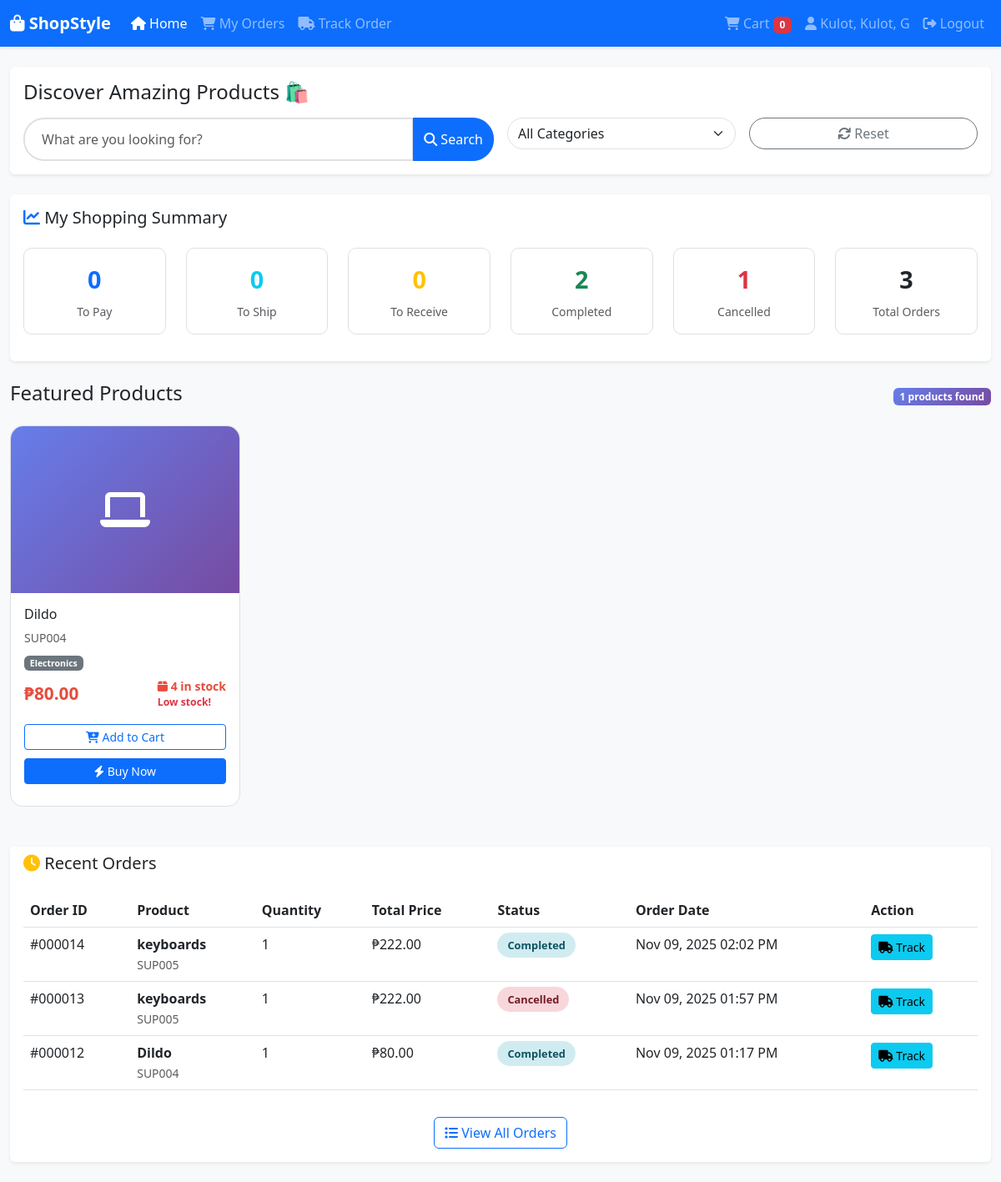
Screenshot of /user_dashboard.php (signed in) with the database file from the repository.
### tables this page shows
CREATE TABLE `items` (
  `id` int(11) NOT NULL,
  `item_code` varchar(50) NOT NULL,
  `item_name` varchar(200) NOT NULL,
  `category` varchar(100) DEFAULT NULL,
  `quantity` int(11) DEFAULT 0,
  `status` enum('in_stock','in_transit','out_for_delivery','delivered') DEFAULT 'in_stock',
  `current_location` varchar(200) DEFAULT NULL,
  `destination` varchar(200) DEFAULT NULL,
  `user_id` int(11) DEFAULT NULL,
  `estimated_delivery` datetime DEFAULT NULL,
  `created_at` timestamp NOT NULL DEFAULT current_timestamp(),
  `price` decimal(10,2) DEFAULT 0.00,
  `is_available` tinyint(1) DEFAULT 1,
  `deleted_at` datetime DEFAULT NULL
);

CREATE TABLE `orders` (
  `id` int(11) NOT NULL,
  `user_id` int(11) NOT NULL,
  `item_id` int(11) NOT NULL,
  `quantity` int(11) NOT NULL,
  `total_amount` decimal(10,2) NOT NULL,
  `status` enum('to_pay','to_ship','to_receive','completed','cancelled') DEFAULT 'to_pay',
  `shipping_address` text DEFAULT NULL,
  `payment_method` varchar(50) DEFAULT NULL,
  `created_at` timestamp NOT NULL DEFAULT current_timestamp(),
  `updated_at` timestamp NOT NULL DEFAULT current_timestamp() ON UPDATE current_timestamp()
);

### config.php (called while the page is built, shortened)
<?php
function h(string $value): string {
    return htmlspecialchars($value, ENT_QUOTES | ENT_SUBSTITUTE, 'UTF-8');
}
function getCartItemCount(mysqli $conn, int $user_id): int {
    $stmt = $conn->prepare(
        "SELECT SUM(quantity) AS total FROM cart WHERE user_id = ?"
    );
    $stmt->bind_param('i', $user_id);
    $stmt->execute();
    $row = $stmt->get_result()->fetch_assoc();
    return (int)($row['total'] ?? 0);
}
function getUserOrderStats(mysqli $conn, int $user_id): array {
    $stmt = $conn->prepare("
        SELECT
            COUNT(*) as total_orders,
            SUM(CASE WHEN status = 'to_pay' THEN 1 ELSE 0 END) as to_pay,
            SUM(CASE WHEN status = 'to_ship' THEN 1 ELSE 0 END) as to_ship,
            SUM(CASE WHEN status = 'to_receive' THEN 1 ELSE 0 END) as to_receive,
            SUM(CASE WHEN status = 'completed' THEN 1 ELSE 0 END) as completed,
            SUM(CASE WHEN status = 'cancelled' THEN 1 ELSE 0 END) as cancelled
        FROM orders
        WHERE user_id = ?
    ");
    $stmt->bind_param('i', $user_id);
    $stmt->execute();
    $result = $stmt->get_result();
    return $result->fetch_assoc() ?? [
        'total_orders' => 0,
        'to_pay' => 0,
        'to_ship' => 0,
        'to_receive' => 0,
        'completed' => 0,
        'cancelled' => 0
    ];
}
?>

### user_dashboard.php (the view, shortened to what this page needs)
<?php
require_once 'config.php';
$user_id = $_SESSION['user_id'];
$search = isset($_GET['search']) ? $conn->real_escape_string(trim($_GET['search'])) : '';
$query = "SELECT * FROM items WHERE is_available = 1 AND quantity > 0";
$query .= " ORDER BY created_at DESC";
$available_items = $conn->query($query);
$orders_query = $conn->prepare("
    SELECT o.*, i.item_name, i.item_code
    FROM orders o
    JOIN items i ON o.item_id = i.id
    WHERE o.user_id = ?
    ORDER BY o.created_at DESC
    LIMIT 5
");
$orders_query->bind_param("i", $user_id);
$orders_query->execute();
$user_orders = $orders_query->get_result();
$order_counts = getUserOrderStats($conn, $user_id);
?>
<!DOCTYPE html>
<html lang="en">
<head>
    <link href="https://cdn.jsdelivr.net/npm/bootstrap@5.3.0/dist/css/bootstrap.min.css" rel="stylesheet">
    <link rel="stylesheet" href="https://cdnjs.cloudflare.com/ajax/libs/font-awesome/6.4.0/css/all.min.css">
</head>
<body class="bg-light">
    <nav class="navbar navbar-expand-lg navbar-dark bg-primary shadow-sm">
        <div class="container-fluid">
            <a class="navbar-brand fw-bold" href="user_dashboard.php">
                <i class="fas fa-shopping-bag"></i> ShopStyle
            </a>
            <div class="collapse navbar-collapse" id="navbarNav">
                <ul class="navbar-nav me-auto">
                    <li class="nav-item">
                        <a class="nav-link active" href="user_dashboard.php">
                            <i class="fas fa-home"></i> Home
                        </a>
                    </li>
                    <li class="nav-item">
                        <a class="nav-link" href="user_orders.php">
                            <i class="fas fa-shopping-cart"></i> My Orders
                        </a>
                    </li>
                    <li class="nav-item">
                        <a class="nav-link" href="user_tracking.php">
                            <i class="fas fa-truck"></i> Track Order
                        </a>
                    </li>
                </ul>
                <ul class="navbar-nav">
                    <li class="nav-item">
                        <a class="nav-link" href="user_cart.php">
                            <i class="fas fa-shopping-cart"></i> Cart
                            <span class="badge bg-danger"><?php echo getCartItemCount($conn, $user_id); ?></span>
                        </a>
                    </li>
                    <li class="nav-item">
                        <a class="nav-link" href="user_profile.php">
                            <i class="fas fa-user"></i> <?php echo h($_SESSION['full_name']); ?>
                        </a>
                    </li>
                    <li class="nav-item">
                        <a class="nav-link" href="logout.php">
                            <i class="fas fa-sign-out-alt"></i> Logout
                        </a>
                    </li>
                </ul>
            </div>
        </div>
    </nav>
    <div class="container-fluid py-4">
        <div class="row mb-4">
            <div class="col-12">
                <div class="card shadow-sm border-0">
                    <div class="card-body">
                        <h4 class="mb-3">Discover Amazing Products 🛍️</h4>
                        <form method="GET" action="" class="row g-3">
                            <div class="col-md-6">
                                <div class="input-group">
                                    <input type="text" name="search" class="form-control search-box"
                                           placeholder="What are you looking for?" value="<?php echo htmlspecialchars($search); ?>">
                                    <button class="btn btn-primary" type="submit" style="border-radius: 0 25px 25px 0;">
                                        <i class="fas fa-search"></i> Search
                                    </button>
                                </div>
                            </div>
                            <div class="col-md-3">
                                <select name="category" class="form-select" style="border-radius: 25px;">
                                    <option value="">All Categories</option>
                                </select>
                            </div>
                            <div class="col-md-3">
                                <a href="user_dashboard.php" class="btn btn-outline-secondary w-100" style="border-radius: 25px;">
                                    <i class="fas fa-refresh"></i> Reset
                                </a>
                            </div>
                        </form>
                    </div>
                </div>
            </div>
        </div>
        <div class="row mb-4">
            <div class="col-12">
                <div class="card shadow-sm border-0">
                    <div class="card-body">
                        <h5 class="card-title mb-4"><i class="fas fa-chart-line text-primary"></i> My Shopping Summary</h5>
                        <div class="row text-center">
                            <div class="col-md-2 col-6 mb-3">
                                <div class="stats-card">
                                    <div class="stats-number text-primary"><?php echo $order_counts['to_pay'] ?? 0; ?></div>
                                    <small class="text-muted">To Pay</small>
                                </div>
                            </div>
                            <div class="col-md-2 col-6 mb-3">
                                <div class="stats-card">
                                    <div class="stats-number text-info"><?php echo $order_counts['to_ship'] ?? 0; ?></div>
                                    <small class="text-muted">To Ship</small>
                                </div>
                            </div>
                            <div class="col-md-2 col-6 mb-3">
                                <div class="stats-card">
                                    <div class="stats-number text-warning"><?php echo $order_counts['to_receive'] ?? 0; ?></div>
                                    <small class="text-muted">To Receive</small>
                                </div>
                            </div>
                            <div class="col-md-2 col-6 mb-3">
                                <div class="stats-card">
                                    <div class="stats-number text-success"><?php echo $order_counts['completed'] ?? 0; ?></div>
                                    <small class="text-muted">Completed</small>
                                </div>
                            </div>
                            <div class="col-md-2 col-6 mb-3">
                                <div class="stats-card">
                                    <div class="stats-number text-danger"><?php echo $order_counts['cancelled'] ?? 0; ?></div>
                                    <small class="text-muted">Cancelled</small>
                                </div>
                            </div>
                            <div class="col-md-2 col-6 mb-3">
                                <div class="stats-card">
                                    <div class="stats-number text-dark"><?php echo $order_counts['total_orders'] ?? 0; ?></div>
                                    <small class="text-muted">Total Orders</small>
                                </div>
                            </div>
                        </div>
                    </div>
                </div>
            </div>
        </div>
<div class="row mb-4">
    <div class="col-12">
        <div class="d-flex justify-content-between align-items-center mb-3">
            <h4>Featured Products</h4>
            <span class="badge category-badge"><?php echo $available_items->num_rows; ?> products found</span>
        </div>
    </div>
    <?php if ($available_items->num_rows > 0): ?>
        <?php while ($product = $available_items->fetch_assoc()): ?>
        <div class="col-xl-3 col-lg-4 col-md-6 mb-4">
            <div class="card product-card">
                <div class="product-image">
                    <i class="fas fa-<?php
                        switch($product['category']) {
                            case 'Electronics': echo 'laptop'; break;
                        }
                    ?>"></i>
                </div>
                <div class="card-body">
                    <h6 class="card-title"><?php echo h($product['item_name']); ?></h6>
                    <p class="card-text text-muted small mb-2">
                        <?php echo h($product['item_code']); ?>
                    </p>
                    <p class="card-text small mb-2">
                        <span class="badge bg-secondary"><?php echo h($product['category']); ?></span>
                    </p>
                    <div class="d-flex justify-content-between align-items-center mb-3">
                        <span class="price-tag">₱<?php echo number_format($product['price'], 2); ?></span>
                        <span class="small <?php echo $product['quantity'] <= 5 ? 'stock-low' : 'stock-good'; ?>">
                            <i class="fas fa-box"></i>
                            <?php echo $product['quantity']; ?> in stock
                            <?php if ($product['quantity'] <= 5): ?>
                                <small class="d-block text-danger">Low stock!</small>
                            <?php endif; ?>
                        </span>
                    </div>
                    <div class="mt-3">
<form method="POST" action="user_cart.php" style="margin-bottom: 10px;">
                        <button type="submit" class="btn btn-outline-primary btn-sm w-100">
                            <i class="fas fa-cart-plus"></i> Add to Cart
                        </button>
                    </form>
                    <form method="POST" action="user_cart.php" style="margin-bottom: 10px;">
                        <button type="submit" class="btn btn-primary btn-sm w-100">
                            <i class="fas fa-bolt"></i> Buy Now
                        </button>
                    </form>
                    </div>
                </div>
            </div>
        </div>
        <?php endwhile; ?>
    <?php endif; ?>
</div>
        <?php if ($user_orders->num_rows > 0): ?>
        <div class="row">
            <div class="col-12">
                <div class="card shadow-sm border-0">
                    <div class="card-header bg-white border-0">
                        <h5 class="mb-0"><i class="fas fa-clock text-warning"></i> Recent Orders</h5>
                    </div>
                    <div class="card-body">
                        <div class="table-responsive">
                            <table class="table table-hover">
                                <thead>
                                    <tr>
                                        <th>Order ID</th>
                                        <th>Product</th>
                                        <th>Quantity</th>
                                        <th>Total Price</th>
                                        <th>Status</th>
                                        <th>Order Date</th>
                                        <th>Action</th>
                                    </tr>
                                </thead>
                                <tbody>
                                    <?php while ($order = $user_orders->fetch_assoc()): ?>
                                    <tr>
                                        <td>#<?php echo str_pad($order['id'], 6, '0', STR_PAD_LEFT); ?></td>
                                        <td>
                                            <strong><?php echo htmlspecialchars($order['item_name']); ?></strong>
                                            <br><small class="text-muted"><?php echo htmlspecialchars($order['item_code']); ?></small>
                                        </td>
                                        <td><?php echo $order['quantity']; ?></td>
                                        <td>₱<?php echo number_format($order['total_amount'], 2); ?></td>
                                        <td>
                                            <span class="order-status-badge status-<?php echo $order['status']; ?>">
                                                <?php echo ucfirst(str_replace('_', ' ', $order['status'])); ?>
                                            </span>
                                        </td>
                                        <td><?php echo date('M d, Y h:i A', strtotime($order['created_at'])); ?></td>
                                        <td>
                                            <a href="user_tracking.php?order_id=<?php echo $order['id']; ?>"
                                               class="btn btn-info btn-sm">
                                                <i class="fas fa-truck"></i> Track
                                            </a>
                                        </td>
                                    </tr>
                                    <?php endwhile; ?>
                                </tbody>
                            </table>
                        </div>
                        <div class="text-center mt-3">
                            <a href="user_orders.php" class="btn btn-outline-primary">
                                <i class="fas fa-list"></i> View All Orders
                            </a>
                        </div>
                    </div>
                </div>
            </div>
        </div>
        <?php endif; ?>
    </div>
</body>
</html>

### rows the page displays
items: item_name "Dildo", item_code "SUP004", category "Electronics", price "80.00", quantity "4", shows "Low stock!"
orders: id "000014", item.item_name "keyboards", item.item_code "SUP005", quantity "1", total_amount "222.00", status "Completed", created_at "Nov 09, 2025 02:02 PM"
orders: id "000013", item.item_name "keyboards", item.item_code "SUP005", quantity "1", total_amount "222.00", status "Cancelled", created_at "Nov 09, 2025 01:57 PM"
orders: id "000012", item.item_name "Dildo", item.item_code "SUP004", quantity "1", total_amount "80.00", status "Completed", created_at "Nov 09, 2025 01:17 PM"

### other values shown
getCartItemCount($conn, $user_id) "0"
$_SESSION['full_name'] "Kulot, Kulot, G"
$order_counts['to_pay'] "0"
$order_counts['to_ship'] "0"
$order_counts['to_receive'] "0"
$order_counts['completed'] "2"
$order_counts['cancelled'] "1"
$order_counts['total_orders'] "3"
$available_items->num_rows "1"
